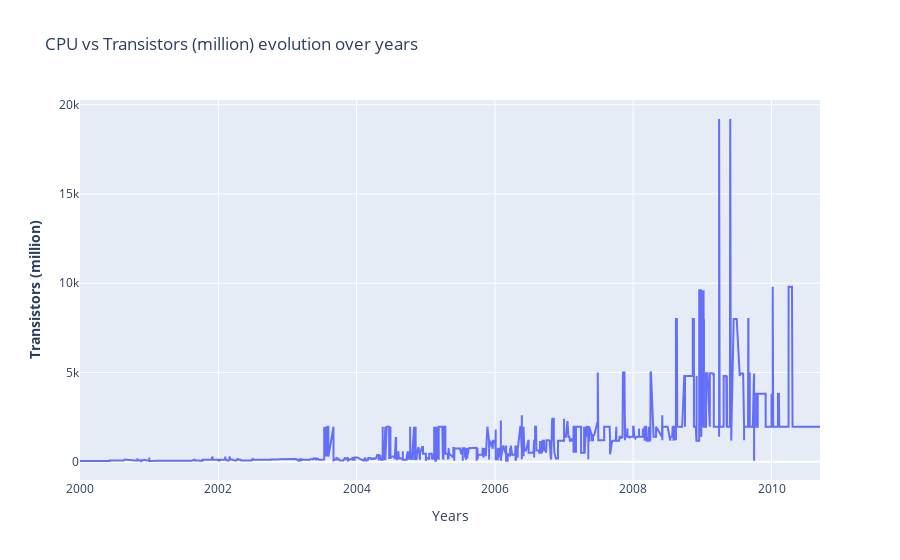
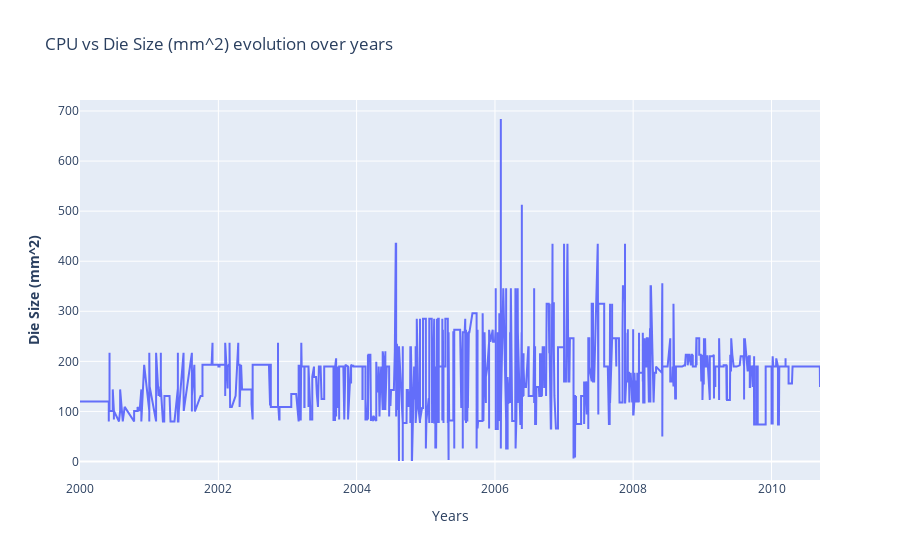

Notebook cell for these charts, in order:
### Markdown cell above
#### CPU

### Code cell
fig_transistors = make_subplots()
fig_die = make_subplots()

# Add traces
fig_transistors.add_trace(
    go.Scatter(x= df_an.index, y=df_cpu["Transistors (million)"] ,name= "CPU")
)
# Add figure title
fig_transistors.update_layout(
    title_text="CPU vs Transistors (million) evolution over years"
)
# Set x-axis title
fig_transistors.update_xaxes(title_text="Years")
# Set y-axes titles
fig_transistors.update_yaxes(title_text="<b>Transistors (million)", secondary_y=False)

# Add traces
fig_die.add_trace(
    go.Scatter(x= df_an.index, y=df_cpu["Die Size (mm^2)"] ,name= "CPU")
)
# Add figure title
fig_die.update_layout(
    title_text="CPU vs Die Size (mm^2) evolution over years"
)
# Set x-axis title
fig_die.update_xaxes(title_text="Years")
# Set y-axes titles
fig_die.update_yaxes(title_text="<b>Die Size (mm^2)", secondary_y=False)

fig_transistors.show()
fig_die.show()

### Figure 1 — Plotly figure (JSON) as saved in the notebook; plotly's stock layout.template omitted (floating-point values rounded to 4 significant figures; data arrays with more than 128 entries replaced by an {"elided": "..."} marker saying what was removed)
{"data": [{"name": "CPU", "type": "scatter", "x": {"elided": "4746 str values"}, "y": {"elided": "2139 float values"}}], "layout": {"title": {"text": "CPU vs Transistors (million) evolution over years"}, "xaxis": {"anchor": "y", "domain": [0, 1], "title": {"text": "Years"}}, "yaxis": {"anchor": "x", "domain": [0, 1], "title": {"text": "<b>Transistors (million)"}}}}

### Figure 2 — Plotly figure (JSON) as saved in the notebook; plotly's stock layout.template omitted (floating-point values rounded to 4 significant figures; data arrays with more than 128 entries replaced by an {"elided": "..."} marker saying what was removed)
{"data": [{"name": "CPU", "type": "scatter", "x": {"elided": "4746 str values"}, "y": {"elided": "2139 float values"}}], "layout": {"title": {"text": "CPU vs Die Size (mm^2) evolution over years"}, "xaxis": {"anchor": "y", "domain": [0, 1], "title": {"text": "Years"}}, "yaxis": {"anchor": "x", "domain": [0, 1], "title": {"text": "<b>Die Size (mm^2)"}}}}
